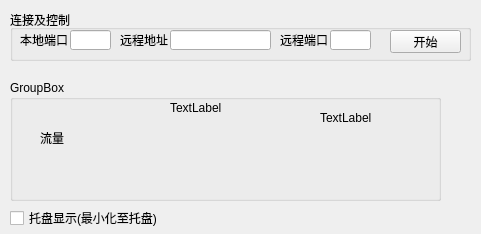
<?xml version="1.0" encoding="UTF-8"?>
<ui version="4.0">
 <class>MainWindowClass</class>
 <widget class="QWidget" name="MainWindowClass">
  <property name="geometry">
   <rect>
    <x>0</x>
    <y>0</y>
    <width>481</width>
    <height>234</height>
   </rect>
  </property>
  <property name="windowTitle">
   <string>MainWindow</string>
  </property>
  <widget class="QGroupBox" name="groupBox">
   <property name="geometry">
    <rect>
     <x>10</x>
     <y>10</y>
     <width>461</width>
     <height>51</height>
    </rect>
   </property>
   <property name="title">
    <string>连接及控制</string>
   </property>
   <widget class="QWidget" name="settingPanel" native="true">
    <property name="geometry">
     <rect>
      <x>0</x>
      <y>10</y>
      <width>371</width>
      <height>41</height>
     </rect>
    </property>
    <widget class="QLineEdit" name="remoteHost">
     <property name="geometry">
      <rect>
       <x>160</x>
       <y>10</y>
       <width>101</width>
       <height>20</height>
      </rect>
     </property>
    </widget>
    <widget class="QLabel" name="label">
     <property name="geometry">
      <rect>
       <x>10</x>
       <y>10</y>
       <width>51</width>
       <height>20</height>
      </rect>
     </property>
     <property name="text">
      <string>本地端口</string>
     </property>
    </widget>
    <widget class="QLineEdit" name="localPort">
     <property name="geometry">
      <rect>
       <x>60</x>
       <y>10</y>
       <width>41</width>
       <height>20</height>
      </rect>
     </property>
    </widget>
    <widget class="QLabel" name="label_2">
     <property name="geometry">
      <rect>
       <x>110</x>
       <y>10</y>
       <width>51</width>
       <height>20</height>
      </rect>
     </property>
     <property name="text">
      <string>远程地址</string>
     </property>
    </widget>
    <widget class="QLineEdit" name="remotePort">
     <property name="geometry">
      <rect>
       <x>320</x>
       <y>10</y>
       <width>41</width>
       <height>20</height>
      </rect>
     </property>
    </widget>
    <widget class="QLabel" name="label_3">
     <property name="geometry">
      <rect>
       <x>270</x>
       <y>10</y>
       <width>51</width>
       <height>20</height>
      </rect>
     </property>
     <property name="text">
      <string>远程端口</string>
     </property>
    </widget>
   </widget>
   <widget class="QPushButton" name="start">
    <property name="geometry">
     <rect>
      <x>380</x>
      <y>20</y>
      <width>71</width>
      <height>23</height>
     </rect>
    </property>
    <property name="text">
     <string>开始</string>
    </property>
   </widget>
  </widget>
  <widget class="QGroupBox" name="groupBox_2">
   <property name="geometry">
    <rect>
     <x>10</x>
     <y>80</y>
     <width>431</width>
     <height>121</height>
    </rect>
   </property>
   <property name="title">
    <string>GroupBox</string>
   </property>
   <widget class="QLabel" name="label_4">
    <property name="geometry">
     <rect>
      <x>160</x>
      <y>20</y>
      <width>54</width>
      <height>16</height>
     </rect>
    </property>
    <property name="text">
     <string>TextLabel</string>
    </property>
   </widget>
   <widget class="QLabel" name="label_5">
    <property name="geometry">
     <rect>
      <x>310</x>
      <y>30</y>
      <width>54</width>
      <height>16</height>
     </rect>
    </property>
    <property name="text">
     <string>TextLabel</string>
    </property>
   </widget>
   <widget class="QLabel" name="label_6">
    <property name="geometry">
     <rect>
      <x>30</x>
      <y>50</y>
      <width>41</width>
      <height>16</height>
     </rect>
    </property>
    <property name="text">
     <string>流量</string>
    </property>
   </widget>
   <widget class="QLabel" name="label_7">
    <property name="geometry">
     <rect>
      <x>20</x>
      <y>120</y>
      <width>54</width>
      <height>16</height>
     </rect>
    </property>
    <property name="text">
     <string>速度</string>
    </property>
   </widget>
  </widget>
  <widget class="QCheckBox" name="showTray">
   <property name="geometry">
    <rect>
     <x>10</x>
     <y>210</y>
     <width>161</width>
     <height>16</height>
    </rect>
   </property>
   <property name="text">
    <string>托盘显示(最小化至托盘)</string>
   </property>
  </widget>
 </widget>
 <layoutdefault spacing="6" margin="11"/>
 <resources>
  <include location="mainwindow.qrc"/>
 </resources>
 <connections/>
</ui>
